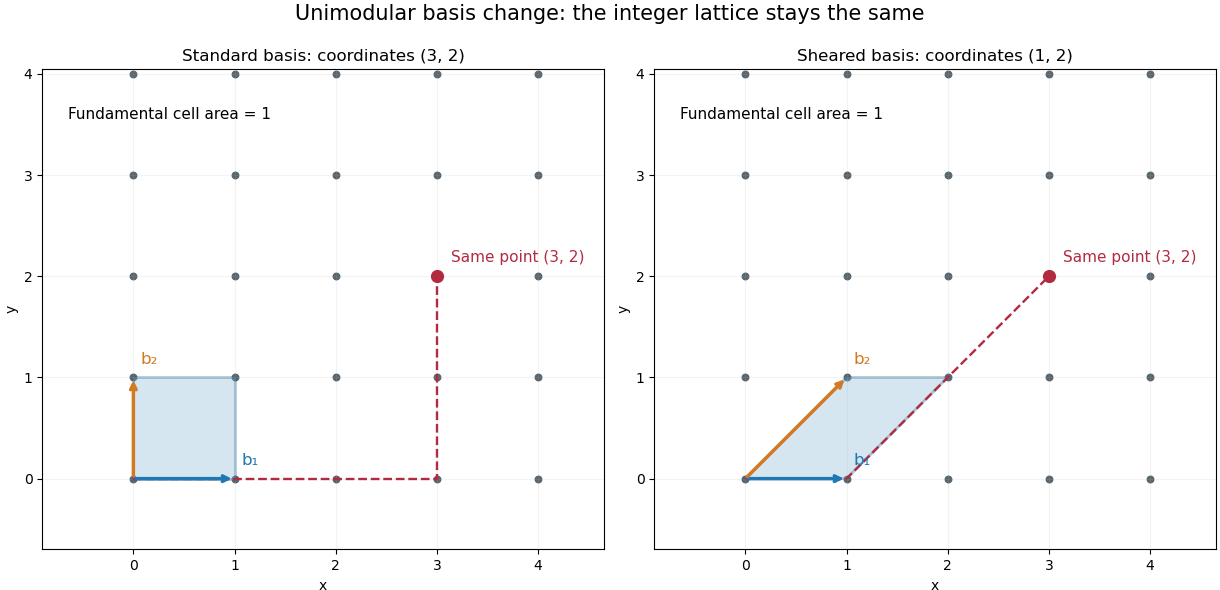

Python code for this plot:
"""Draw a lattice point in two unimodularly related bases."""
from pathlib import Path
import matplotlib.pyplot as plt
from matplotlib.patches import Polygon
import numpy as np


def main():
    fig, axes = plt.subplots(1, 2, figsize=(12.2, 5.9), dpi=100, layout="constrained")
    fig.set_facecolor("white")
    grid = np.array([(x, y) for x in range(-1, 6) for y in range(-1, 5)])
    bases = (np.eye(2, dtype=int), np.array([[1, 1], [0, 1]]))
    point = np.array([3, 2])
    for ax, basis, label in zip(axes, bases, ("Standard basis: coordinates (3, 2)", "Sheared basis: coordinates (1, 2)")):
        ax.scatter(grid[:, 0], grid[:, 1], color="#59666d", s=22)
        b1, b2 = basis[:, 0], basis[:, 1]
        vertices = np.array([[0, 0], b1, b1 + b2, b2])
        ax.add_patch(Polygon(vertices, facecolor="#87b7d4", edgecolor="#216893", alpha=0.34, linewidth=2))
        for vector, color, text in [(b1, "#1f77b4", "b₁"), (b2, "#d17a22", "b₂")]:
            ax.annotate("", xy=vector, xytext=(0, 0), arrowprops={"arrowstyle": "->", "color": color, "lw": 2.5})
            ax.text(vector[0] + 0.07, vector[1] + 0.13, text, color=color, fontsize=12)
        coefficient = (3, 2) if np.array_equal(basis, np.eye(2)) else (1, 2)
        first = coefficient[0] * b1
        ax.plot([0, first[0], point[0]], [0, first[1], point[1]], linestyle="--", color="#b22a40", linewidth=1.7)
        ax.scatter([point[0]], [point[1]], color="#b22a40", s=72, zorder=5)
        ax.annotate("Same point (3, 2)", point, xytext=(10, 10), textcoords="offset points", color="#b22a40", fontsize=11)
        ax.text(-0.65, 3.55, "Fundamental cell area = 1", fontsize=11)
        ax.set(xlim=(-.9, 4.65), ylim=(-.7, 4.05), xlabel="x", ylabel="y", title=label)
        ax.set_xticks(range(0, 5)); ax.set_yticks(range(0, 5))
        ax.set_aspect("equal", adjustable="box"); ax.grid(alpha=.15)
    fig.suptitle("Unimodular basis change: the integer lattice stays the same", fontsize=15)
    fig.savefig(Path(__file__).with_suffix(".png").name, facecolor="white")
    plt.close(fig)


if __name__ == "__main__":
    main()
